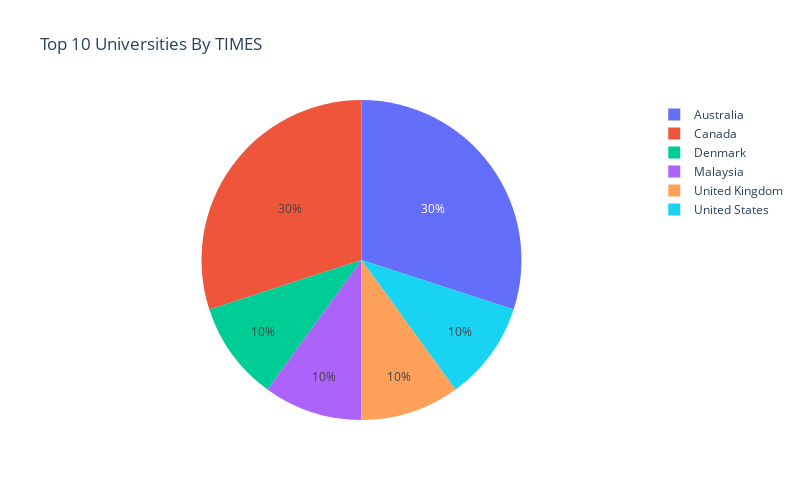

Here is the notebook cell this chart was saved with:
### Markdown cell above
# THE PIE

### Code cell
times_top_30 = TIMES_df[TIMES_df['scores'] > 88.3].sort_values(by='scores', ascending=False).head(10)
times_top_30 = times_top_30.value_counts('Location')
fig = px.pie(times_top_30, values=times_top_30.values, names=times_top_30.index, title='Top 10 Universities By TIMES')
fig.update_layout(width=800, height=500)
fig.update_yaxes(dtick=10)

### Figure 1 — Plotly figure (JSON) as saved in the notebook; plotly's stock layout.template omitted (floating-point values rounded to 4 significant figures)
{"data": [{"domain": {"x": [0, 1], "y": [0, 1]}, "hovertemplate": "Location=%{label}<br>value=%{value}<extra></extra>", "labels": ["Australia", "Canada", "Denmark", "Malaysia", "United Kingdom", "United States"], "legendgroup": "", "name": "", "showlegend": true, "type": "pie", "values": [3, 3, 1, 1, 1, 1]}], "layout": {"height": 500, "legend": {"tracegroupgap": 0}, "title": {"text": "Top 10 Universities By TIMES"}, "width": 800, "yaxis": {"dtick": 10}}}
